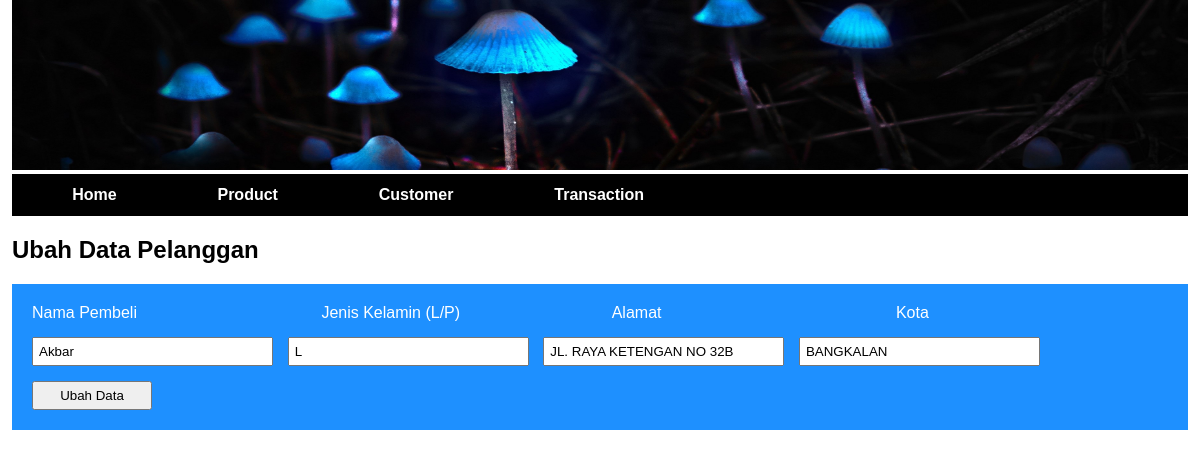
Screenshot of /customer/ubah.php?kd_pembeli=1 with the database file from the repository.
### tables this page shows
CREATE TABLE `pembeli` (
  `kd_pembeli` int(11) NOT NULL,
  `nm_pembeli` varchar(30) NOT NULL,
  `jenis_kelamin` varchar(2) NOT NULL,
  `alamat` text NOT NULL,
  `kota` varchar(20) NOT NULL
);

### customer/functions.php (called while the page is built, shortened)
<?php
    $conn = mysqli_connect("localhost", "root", "", "quizweb");
    function query($query){
        global $conn;
        $result = mysqli_query($conn, $query);
        $rows = [];
        while ($row = mysqli_fetch_assoc($result)){
            $rows[] = $row;
        }
        return $rows;
    }
?>

### customer/ubah.php (the view, shortened to what this page needs)
<?php
require 'functions.php';
$kd_pembeli = $_GET["kd_pembeli"];
$dataUbah = query("SELECT * FROM pembeli WHERE kd_pembeli = $kd_pembeli")[0];
?>
<!DOCTYPE html>
<html lang="en">
<head>
    <link rel="stylesheet" href="style.css">
</head>
<body>
    <div class="container">
        <img src="1.jpg" alt="">
        <nav>
            <ul>
                <li>
                    <a href="">Home</a>
                    <a href="">Product</a>
                    <a href="customer.php">Customer</a>
                    <a href="">Transaction</a>
                </li>
            </ul>
        </nav>
        <h2 class="judul">Ubah Data Pelanggan</h2>
        <form class="ubah_php" action="" method="POST">
            <label class="nama" for="nm_pembeli">Nama Pembeli</label>
            <label class="kelamin" for="jenis_kelamin">Jenis Kelamin (L/P)</label>
            <label class="alamat" for="alamat">Alamat</label>
            <label class="kota" for="kota">Kota</label>
            <br>
            <input type="text" name="nm_pembeli" required value="<?= $dataUbah["nm_pembeli"]; ?>">
            <input type="text" name="jenis_kelamin" required value="<?= $dataUbah["jenis_kelamin"]; ?>">
            <input type="text" name="alamat" required value="<?= $dataUbah["alamat"]; ?>">
            <input type="text" name="kota" required value="<?= $dataUbah["kota"]; ?>">
            <button class="button_ubah" type="submit" name="submit">Ubah Data</button>
        </form>
    </div>
</body>
</html>

### customer/style.css (style rules this page uses)
* { margin: 0; padding: 0; }
body { font-family: Arial, Helvetica, sans-serif; }
.container { width: 98%; margin: auto; height: auto; background-color: white; }
.container img { width: 100%; height: 170px; }
nav { background-color: rgb(0,0,0); padding: 12px; }
nav ul li { display: inline-block; list-style: none; }
nav ul li a { color: white; text-align: center; font-weight: bold; padding: 12px 48.2px; text-decoration: none; }
.insert_php, .ubah_php { background-color: dodgerblue; padding: 20px; }
.judul { margin: 20px 0; }
.insert_php label, .ubah_php label { color: white; }
.nama { margin-right: 180px; }
.kelamin { margin-right: 148px; }
.alamat { margin-right: 230px; }
.ubah_php [type=text], .button_ubah { padding: 5px; margin-right: 10px; margin-top: 15px; width: 20%; }
.insert_php [type=submit], .ubah_php [type=submit] { width: 120px; }

### rows the page displays
pembeli: nm_pembeli "Akbar", jenis_kelamin "L", alamat "JL. RAYA KETENGAN NO 32B", kota "BANGKALAN"
